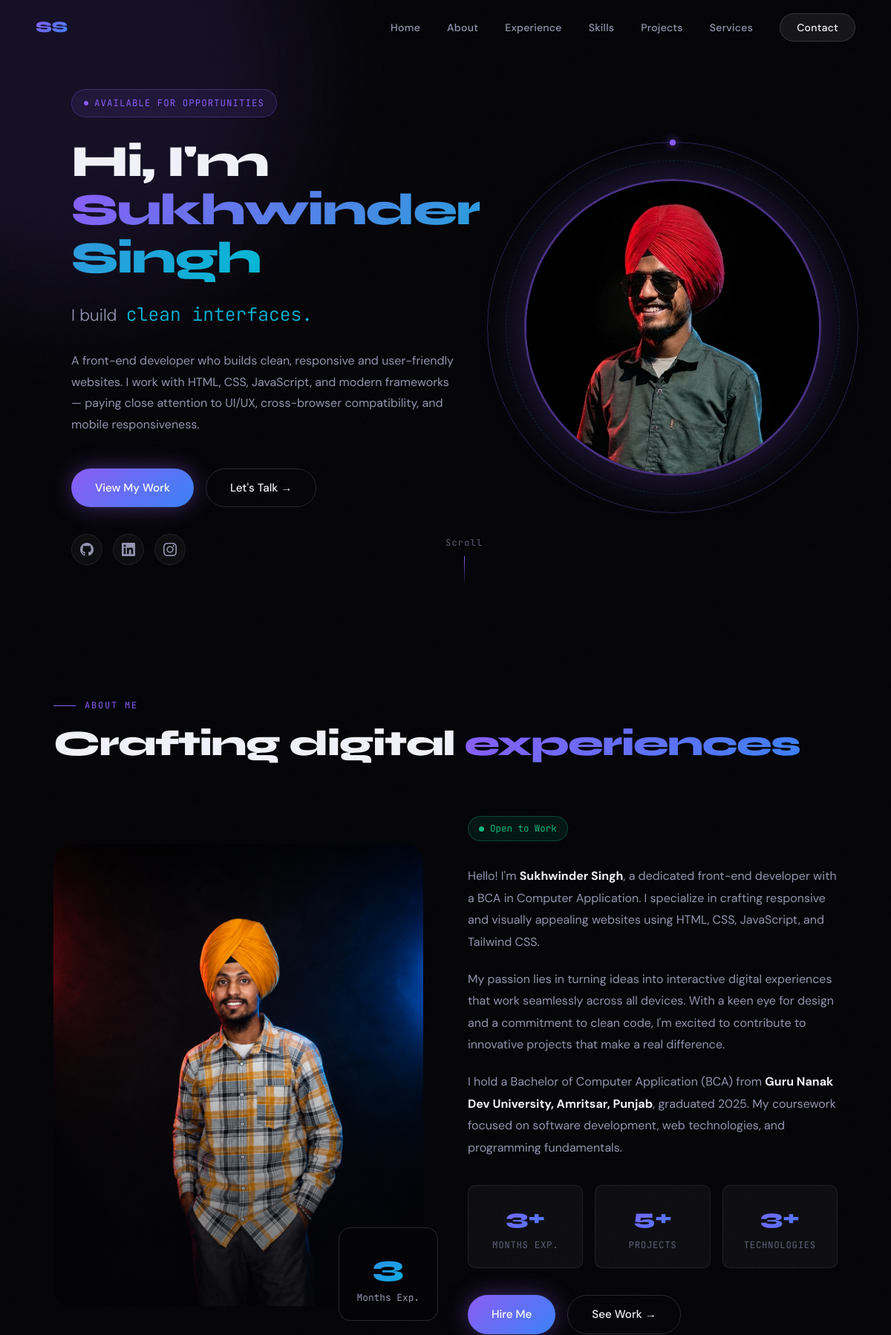
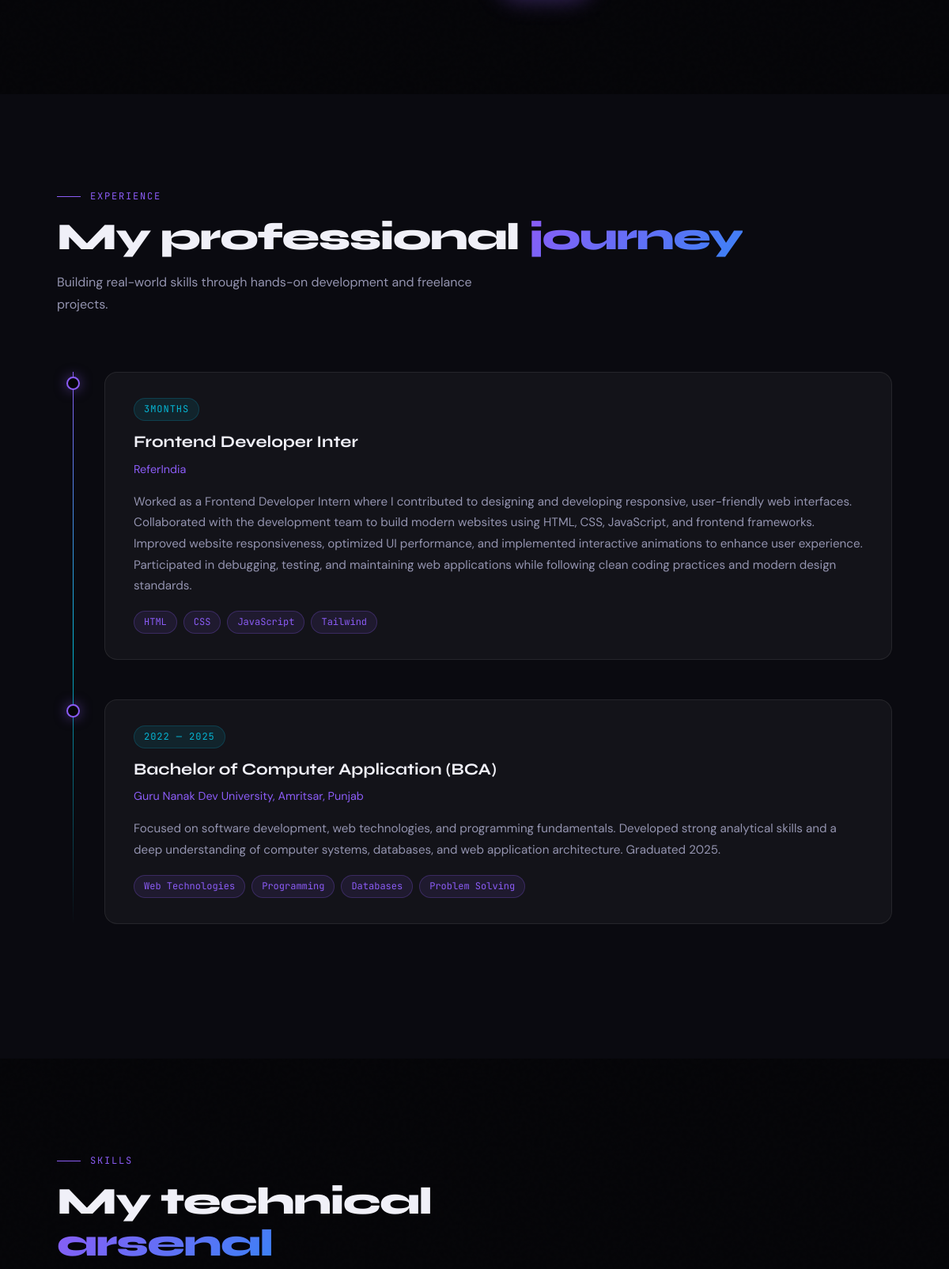
The page / (upper part) on the database its author committed (2 pictures, top to bottom).
### main/models.py (models this page shows, shortened)
class Homeimg(models.Model):
    image = models.ImageField(upload_to='homeimg/',null=True,blank=True)

class About(models.Model):
    image = models.ImageField(upload_to='about/',null=True,blank=True)

class Experience(models.Model):
    company = models.CharField(max_length=100)
    role = models.CharField(max_length=100)
    duration = models.CharField(max_length=100)
    description = models.TextField()

### main/views.py (the view, shortened to what this page needs)
# urls.py: path('', homepage),
def homepage(request):
    experiences = Experience.objects.all()
    project = Project.objects.all()
    about = About.objects.first()
    homeimg = Homeimg.objects.first()
    skill = Skills.objects.all()
    service = Services.objects.all()
    email = Email.objects.first()
    return render(request ,"index.html",{
        "experiences" : experiences,
        "project":project,
        "about":about,
        "homeimg":homeimg,
        "skill":skill,
        "service":service,
        "email":email
    })

### templates/index.html (shortened to what this page needs)
{% load static %}
<!DOCTYPE html>
<html lang="en">
<head>
<link rel="stylesheet" href="https://cdnjs.cloudflare.com/ajax/libs/aos/2.3.4/aos.css">
<link
  href="https://cdn.jsdelivr.net/npm/remixicon@4.9.0/fonts/remixicon.css"
  rel="stylesheet"
/>
<link rel="stylesheet"
href="https://cdnjs.cloudflare.com/ajax/libs/font-awesome/6.5.1/css/all.min.css">
<link rel="stylesheet"
href="https://cdn.jsdelivr.net/gh/devicons/devicon@latest/devicon.min.css">
<link rel="stylesheet" href="{% static 'css/style.css' %}">
</head>
<body>
<div class="blob-wrap">
  <div class="blob blob-1"></div>
</div>
<nav id="navbar">
  <a href="#hero" class="nav-logo">SS</a>
  <ul class="nav-links">
    <li><a href="#hero">Home</a></li>
    <li><a href="#about">About</a></li>
    <li><a href="#experience">Experience</a></li>
    <li><a href="#skills">Skills</a></li>
    <li><a href="#projects">Projects</a></li>
    <li><a href="#services">Services</a></li>
    <li><a href="#contact" class="nav-cta">Contact</a></li>
  </ul>
</nav>
<section id="hero">
  <div class="hero-grid">
    <div class="hero-content">
      <div class="hero-badge">
        <span class="badge-dot"></span>
        Available for opportunities
      </div>
      <h1 class="hero-title">
        Hi, I'm<br>
        <span class="name-grad">Sukhwinder<br>Singh</span>
      </h1>
      <div class="hero-typing-wrap">
        I build &nbsp;<span class="typing-text" id="typingEl"></span>
      </div>
      <p class="hero-desc">
        A front-end developer who builds clean, responsive and user-friendly websites. I work with HTML, CSS, JavaScript, and modern frameworks — paying close attention to UI/UX, cross-browser compatibility, and mobile responsiveness.
      </p>
      <div class="hero-btns">
        <a href="#projects" class="btn-primary"><span>View My Work</span></a>
        <a href="#contact" class="btn-ghost">Let's Talk →</a>
      </div>
      <div class="hero-socials">
        <a href="https://github.com/Sukh0508" target="_blank" class="social-link" title="GitHub">
        </a>
        <a href="https://www.linkedin.com/in/sukhwinder-singh-647656290/" target="_blank" class="social-link" title="LinkedIn">
        </a>
        <a href="https://www.instagram.com/amrit.1509" target="_blank" class="social-link" title="Instagram">
        </a>
      </div>
    </div>
    <div class="hero-img-wrap">
      <div class="hero-img-placeholder"><img src="{{ homeimg.image.url }}" alt=""></div>
    </div>
  </div>
  <div class="scroll-indicator">
    <span>Scroll</span>
  </div>
</section>
<section id="about">
  <div class="container">
    <div data-aos="fade-up">
      <div class="section-label">About Me</div>
      <h2 class="section-title">Crafting digital <span class="grad">experiences</span></h2>
    </div>
    <div class="about-grid">
      <div class="about-img-wrap" data-aos="fade-right" data-aos-delay="100">
        <div class="about-img-frame"><img src="{{ about.image.url }}" alt=""></div>
        <div class="about-badge-float">
          <div class="num" id="expCount">3</div>
          <div class="lbl">Months Exp.</div>
        </div>
      </div>
      <div class="about-content" data-aos="fade-left" data-aos-delay="200">
        <div class="available-badge"><span class="avail-dot"></span>Open to Work</div>
        <p>Hello! I'm <strong style="color:var(--text)">Sukhwinder Singh</strong>, a dedicated front-end developer with a BCA in Computer Application. I specialize in crafting responsive and visually appealing websites using HTML, CSS, JavaScript, and Tailwind CSS.</p>
        <p>My passion lies in turning ideas into interactive digital experiences that work seamlessly across all devices. With a keen eye for design and a commitment to clean code, I'm excited to contribute to innovative projects that make a real difference.</p>
        <p>I hold a Bachelor of Computer Application (BCA) from <strong style="color:var(--text)">Guru Nanak Dev University, Amritsar, Punjab</strong>, graduated 2025. My coursework focused on software development, web technologies, and programming fundamentals.</p>
        <div class="about-stats">
          <div class="stat-item" data-aos="zoom-in" data-aos-delay="300">
            <div class="stat-num">3+</div>
            <div class="stat-lbl">Months Exp.</div>
          </div>
          <div class="stat-item" data-aos="zoom-in" data-aos-delay="350">
            <div class="stat-num">5+</div>
            <div class="stat-lbl">Projects</div>
          </div>
          <div class="stat-item" data-aos="zoom-in" data-aos-delay="400">
            <div class="stat-num">3+</div>
            <div class="stat-lbl">Technologies</div>
          </div>
        </div>
        <div class="hero-btns" style="margin-top:0">
          <a href="#contact" class="btn-primary"><span>Hire Me</span></a>
          <a href="#projects" class="btn-ghost">See Work →</a>
        </div>
      </div>
    </div>
  </div>
</section>
<section id="experience">
  <div class="container">
    <div data-aos="fade-up">
      <div class="section-label">Experience</div>
      <h2 class="section-title">My professional <span class="grad">journey</span></h2>
      <p class="section-desc">Building real-world skills through hands-on development and freelance projects.</p>
    </div>
    <div class="exp-timeline">
      {% for exp in experiences%}
      <div class="exp-item" data-aos="fade-up" data-aos-delay="100">
        <div class="exp-dot"></div>
        <div class="exp-card">
          <span class="exp-date">{{ exp.duration }}</span>
          <div class="exp-role">{{ exp.role }}</div>
          <div class="exp-company">{{ exp.company }}</div>
          <p class="exp-desc">{{ exp.description }}</p>
          <div class="exp-tags">
            <span class="exp-tag">HTML</span>
            <span class="exp-tag">CSS</span>
            <span class="exp-tag">JavaScript</span>
            <span class="exp-tag">Tailwind</span>
          </div>
        </div>
      </div>
      {% endfor%}
      <div class="exp-item" data-aos="fade-up" data-aos-delay="300">
        <div class="exp-dot"></div>
        <div class="exp-card">
          <span class="exp-date">2022 — 2025</span>
          <div class="exp-role">Bachelor of Computer Application (BCA)</div>
          <div class="exp-company">Guru Nanak Dev University, Amritsar, Punjab</div>
          <p class="exp-desc">Focused on software development, web technologies, and programming fundamentals. Developed strong analytical skills and a deep understanding of computer systems, databases, and web application architecture. Graduated 2025.</p>
          <div class="exp-tags">
            <span class="exp-tag">Web Technologies</span>
            <span class="exp-tag">Programming</span>
            <span class="exp-tag">Databases</span>
            <span class="exp-tag">Problem Solving</span>
          </div>
        </div>
      </div>
    </div>
  </div>
</section>
<section id="skills">
  <div class="container">
    <div class="skills-header" data-aos="fade-up">
      <div class="section-label">Skills</div>
      <h2 class="section-title">My technical <span class="grad">arsenal</span></h2>
    </div>
  </div>
</section>
</body>
</html>

### rows shown on the page
Homeimg: image (picture)
About: image (picture)
Experience: duration "3MONTHS", role "Frontend Developer Inter", company "ReferIndia", description "Worked as a Frontend Developer Intern where I contributed to designing and developing responsive, user-friendly web interfaces. Collaborated with the development team to build modern websites using HTML, CSS, JavaScript, and frontend frameworks. Improved website responsiveness, optimized UI performance, and implemented interactive animations to enhance user experience. Participated in debugging, testing, and maintaining web applications while following clean coding practices and modern design standards."
